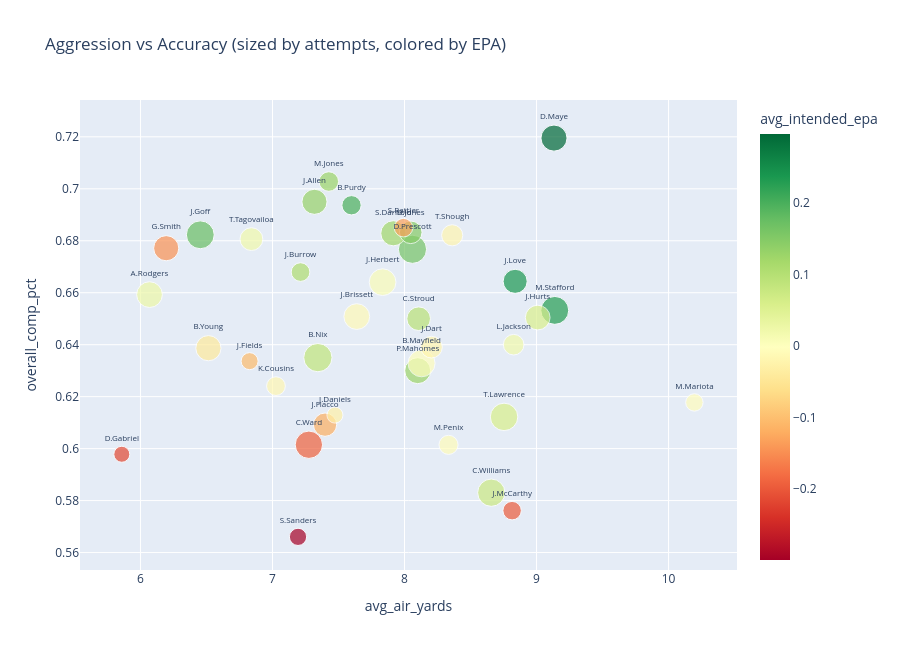

Notebook code cell kept with this figure:
### Markdown cell above
## 5. Scatter Plot Previews

Some quick 2D views to build intuition before clustering.

### Code cell
plot_df = features.reset_index()

fig = px.scatter(plot_df, x='avg_air_yards', y='overall_comp_pct',
                 text='player_name', size='pass_attempts',
                 color='avg_intended_epa',
                 color_continuous_scale='RdYlGn',
                 title='Aggression vs Accuracy (sized by attempts, colored by EPA)',
                 hover_data=['team'])
fig.update_traces(textposition='top center', textfont_size=8)
fig.update_layout(width=900, height=650)
fig.show()

### Figure 1 — Plotly figure (JSON) as saved in the notebook; plotly's stock layout.template omitted (floating-point values rounded to 4 significant figures)
{"data": [{"customdata": [["PIT"], ["CIN"], ["LA"], ["ATL"], ["LV"], ["WAS"], ["DAL"], ["DET"], ["ARI"], ["KC"], ["BAL"], ["TB"], ["BUF"], ["SEA"], ["IND"], ["MIA"], ["GB"], ["LAC"], ["PHI"], ["CIN"], ["NYJ"], ["JAX"], ["SF"], ["SF"], ["CAR"], ["HOU"], ["NO"], ["DEN"], ["NE"], ["WAS"], ["ATL"], ["CHI"], ["MIN"], ["CLE"], ["TEN"], ["NYG"], ["CLE"], ["NO"]], "hovertemplate": "avg_air_yards=%{x}<br>overall_comp_pct=%{y}<br>pass_attempts=%{marker.size}<br>player_name=%{text}<br>team=%{customdata[0]}<br>avg_intended_epa=%{marker.color}<extra></extra>", "legendgroup": "", "marker": {"color": [0.02664, -0.1192, 0.2292, -0.01618, -0.1471, -0.004317, 0.1623, 0.1745, -0.01044, 0.1259, 0.02011, -0.002921, 0.1317, 0.1219, 0.1477, 0.02136, 0.2365, 0.007962, 0.05697, 0.1067, -0.1046, 0.05801, 0.1272, 0.1993, -0.04165, 0.09419, -0.1319, 0.08635, 0.2965, -0.0289, -0.007499, 0.07497, -0.1973, -0.2989, -0.1918, -0.0212, -0.2162, -0.01988], "coloraxis": "coloraxis", "size": [525, 430, 617, 279, 501, 241, 628, 614, 527, 534, 336, 578, 499, 500, 404, 412, 459, 566, 484, 276, 229, 598, 302, 295, 503, 443, 272, 633, 539, 204, 289, 590, 270, 235, 592, 373, 203, 355], "sizemode": "area", "sizeref": 1.583, "symbol": "circle"}, "mode": "markers+text", "name": "", "orientation": "v", "showlegend": false, "text": ["A.Rodgers", "J.Flacco", "M.Stafford", "K.Cousins", "G.Smith", "M.Mariota", "D.Prescott", "J.Goff", "J.Brissett", "P.Mahomes", "L.Jackson", "B.Mayfield", "J.Allen", "S.Darnold", "D.Jones", "T.Tagovailoa", "J.Love", "J.Herbert", "J.Hurts", "J.Burrow", "J.Fields", "T.Lawrence", "M.Jones", "B.Purdy", "B.Young", "C.Stroud", "S.Rattler", "B.Nix", "D.Maye", "J.Daniels", "M.Penix", "C.Williams", "J.McCarthy", "S.Sanders", "C.Ward", "J.Dart", "D.Gabriel", "T.Shough"], "textfont": {"size": 8}, "textposition": "top center", "type": "scatter", "x": [6.069, 7.398, 9.138, 7.026, 6.195, 10.2, 8.06, 6.453, 7.638, 8.1, 8.827, 8.129, 7.318, 7.915, 8.047, 6.84, 8.838, 7.834, 9.009, 7.212, 6.827, 8.754, 7.427, 7.599, 6.515, 8.107, 7.992, 7.344, 9.132, 7.473, 8.333, 8.657, 8.815, 7.193, 7.276, 8.204, 5.859, 8.361], "xaxis": "x", "y": [0.6593, 0.6092, 0.6532, 0.6241, 0.6771, 0.6178, 0.6767, 0.6823, 0.6508, 0.63, 0.64, 0.6328, 0.695, 0.6829, 0.6832, 0.6806, 0.6644, 0.6641, 0.6504, 0.668, 0.6337, 0.6122, 0.7028, 0.6937, 0.6387, 0.65, 0.685, 0.635, 0.7195, 0.6129, 0.6014, 0.583, 0.5761, 0.566, 0.6015, 0.6391, 0.5978, 0.6821], "yaxis": "y"}], "layout": {"coloraxis": {"colorbar": {"title": {"text": "avg_intended_epa"}}, "colorscale": [[0, "rgb(165,0,38)"], [0.1, "rgb(215,48,39)"], [0.2, "rgb(244,109,67)"], [0.3, "rgb(253,174,97)"], [0.4, "rgb(254,224,139)"], [0.5, "rgb(255,255,191)"], [0.6, "rgb(217,239,139)"], [0.7, "rgb(166,217,106)"], [0.8, "rgb(102,189,99)"], [0.9, "rgb(26,152,80)"], [1, "rgb(0,104,55)"]]}, "height": 650, "legend": {"itemsizing": "constant", "tracegroupgap": 0}, "title": {"text": "Aggression vs Accuracy (sized by attempts, colored by EPA)"}, "width": 900, "xaxis": {"anchor": "y", "domain": [0, 1], "title": {"text": "avg_air_yards"}}, "yaxis": {"anchor": "x", "domain": [0, 1], "title": {"text": "overall_comp_pct"}}}}
